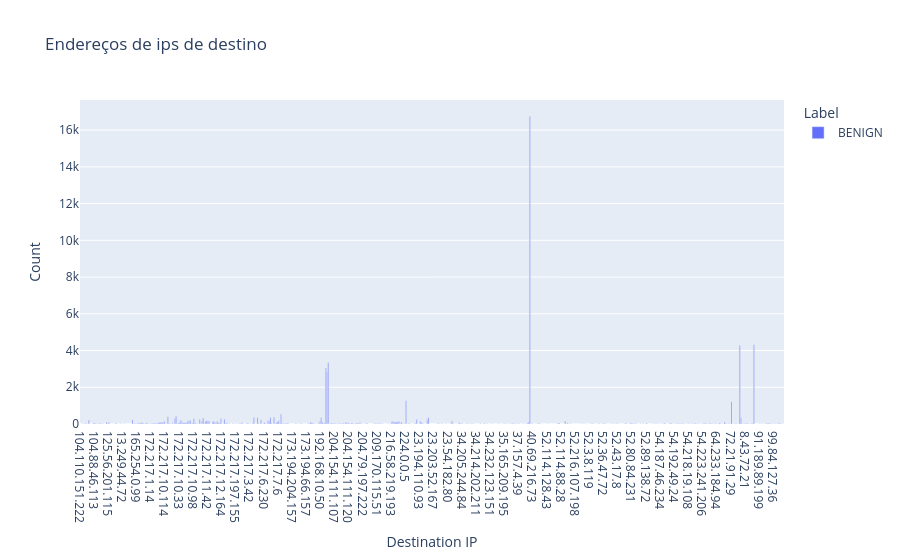

Write notebook code for a chart like this one.
### Code cell
# Destino
make_graph(3, df, columns[4], "Count", (20,6), "Endereços de ips de destino", 0, 5000)

### Figure 1 — Plotly figure (JSON) as saved in the notebook; plotly's stock layout.template omitted (floating-point values rounded to 4 significant figures; data arrays with more than 128 entries replaced by an {"elided": "..."} marker saying what was removed)
{"data": [{"alignmentgroup": "True", "hovertemplate": " Label=BENIGN<br> Destination IP=%{x}<br>Count=%{y}<extra></extra>", "legendgroup": "BENIGN", "marker": {"color": "#636efa", "pattern": {"shape": ""}}, "name": "BENIGN", "offsetgroup": "BENIGN", "orientation": "v", "showlegend": true, "textposition": "auto", "type": "bar", "x": {"elided": "597 str values"}, "xaxis": "x", "y": {"elided": "597 int values"}, "yaxis": "y"}], "layout": {"barmode": "relative", "legend": {"title": {"text": " Label"}, "tracegroupgap": 0}, "title": {"text": "Endereços de ips de destino"}, "xaxis": {"anchor": "y", "domain": [0, 1], "title": {"text": " Destination IP"}}, "yaxis": {"anchor": "x", "domain": [0, 1], "title": {"text": "Count"}}}}
